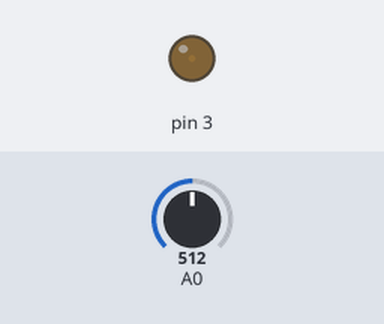
A sketch run on a simulated Arduino Uno, built with avr-gcc and run on an emulated ATmega328P. On the bench: output pins drawn as LEDs (lit = HIGH). The inputs (shaded band) are chosen by the test bench; at power-on: A0 = 512.

Above: at 0.05 s.
At 2.95 s:
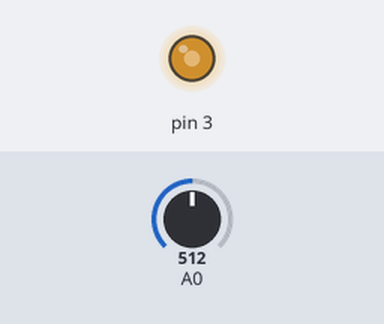
At 5.85 s:
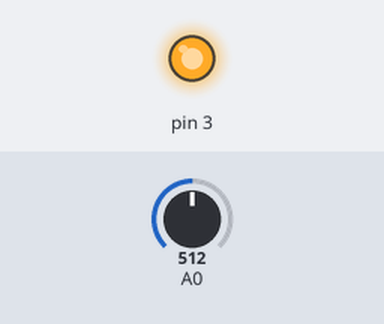
At 11.75 s:
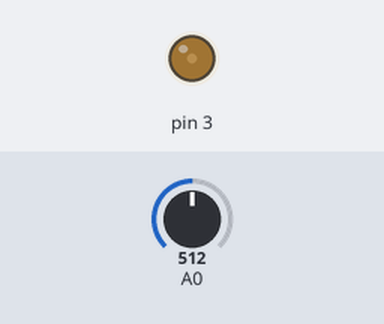
Timing chart, 0 to 20.0 s (numbered marks = the images above):
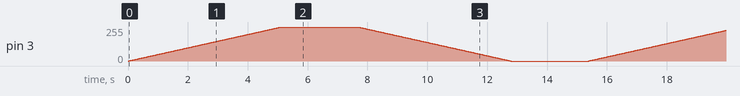

The sketch:

Ejercicio_09.ino
```cpp
void setup() {
  // put your setup code here, to run once:
}

void loop() {
  // put your main code here, to run repeatedly:

  int sensorValue = analogRead(A0)*5.0;
  for(int i=0;i<=255;i++){
  analogWrite(3,i);
  delay(20);
  }
  delay(sensorValue);
  for(int i=255;i>=0;i--){
  analogWrite(3,i);
  delay(20);
  }
  delay(sensorValue);
}
```
